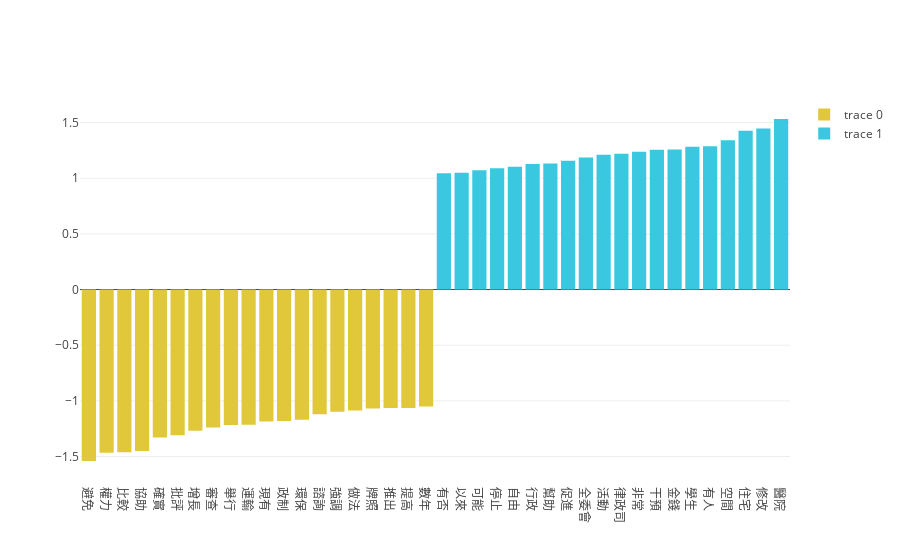

The notebook cell this image was saved under:
### Code cell
trace1 = Bar(
    x = feature_names[neg_coef],
    y = coef[neg_coef],
    marker = dict(
        color='rgb(225, 200, 58)'
    )
)
trace2 = Bar(
    x = feature_names[pos_coef],
    y = coef[pos_coef],
    marker = dict(
        color='rgb(58, 200, 225)'
    )
)
data = [trace1, trace2]
iplot(data)

### Figure 1 — Plotly figure (JSON) as saved in the notebook; plotly's stock layout.template omitted (floating-point values rounded to 4 significant figures)
{"data": [{"marker": {"color": "rgb(225, 200, 58)"}, "type": "bar", "x": ["避免", "權力", "比較", "協助", "確實", "批評", "增長", "審查", "舉行", "運輸", "現有", "政制", "環保", "諮詢", "強調", "做法", "牌照", "推出", "提高", "數年"], "y": [-1.54, -1.466, -1.463, -1.45, -1.33, -1.309, -1.268, -1.239, -1.218, -1.215, -1.187, -1.181, -1.169, -1.121, -1.097, -1.086, -1.069, -1.065, -1.064, -1.05]}, {"marker": {"color": "rgb(58, 200, 225)"}, "type": "bar", "x": ["有否", "以來", "可能", "停止", "自由", "行政", "幫助", "促進", "全委會", "活動", "律政司", "非常", "干預", "金錢", "學生", "有人", "空間", "住宅", "修改", "醫院"], "y": [1.045, 1.049, 1.072, 1.091, 1.103, 1.128, 1.132, 1.158, 1.187, 1.21, 1.22, 1.239, 1.257, 1.259, 1.282, 1.287, 1.341, 1.427, 1.446, 1.532]}], "layout": {}}
